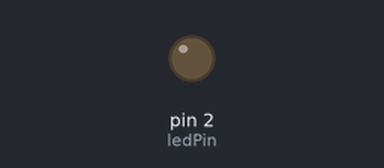
A sketch run on a simulated Arduino Uno, built with avr-gcc and run on an emulated ATmega328P. On the bench: output pins drawn as LEDs (lit = HIGH).

Above: at 2.3 s.
At 16.47 s:
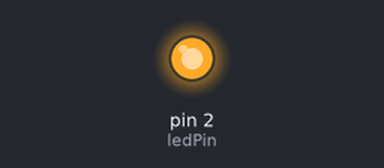
Timing chart, 0 to 17.1 s (numbered marks = the images above):
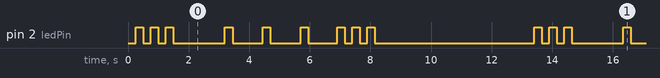

The sketch:

test.ino
```cpp
// 作业3：millis() 实现标准 SOS
const int ledPin = 2;
unsigned long prevMs = 0;

// 时间（毫秒）
const int SHORT = 250;//短亮
const int LONG  = 1000;//长亮
const int GAP   = 250;//闪与闪之间间隔
const int LETTER_GAP = 700;//字母之间间隔
const int END_PAUSE = 5000;//一段过后间隔

int step = 0;

void setup() {
  pinMode(ledPin, OUTPUT);
}

void loop() {
  unsigned long now = millis();
  // 三短闪前S
  if (step >= 0 && step <= 2) {
    if (now - prevMs >= SHORT) {
      digitalWrite(ledPin, HIGH);
      if (now - prevMs >= SHORT + GAP) {
        prevMs = now;
        digitalWrite(ledPin, LOW);
        step++;
      }
    }
  }

  // 字母间隔
  else if (step == 3) {
    if (now - prevMs >= LETTER_GAP) {
      prevMs = now;
      step++;
    }
  }

  // 三长闪：O
  else if (step >= 4 && step <= 6) {
    if (now - prevMs >= LONG) {
      digitalWrite(ledPin, HIGH);
      if (now - prevMs >= LONG + GAP) {
        prevMs = now;
        digitalWrite(ledPin, LOW);
        step++;
      }
    }
  }

  // 字母间隔
  else if (step == 7) {
    if (now - prevMs >= LETTER_GAP) {
      prevMs = now;
      step++;
    }
  }

  // 三短闪：后S
  else if (step >= 8 && step <= 10) {
    if (now - prevMs >= SHORT) {
      digitalWrite(ledPin, HIGH);
      if (now - prevMs >= SHORT + GAP) {
        prevMs = now;
        digitalWrite(ledPin, LOW);
        step++;
      }
    }
  }

  // 结束停顿
  else if (step == 11) {
    digitalWrite(ledPin, LOW);
    if (now - prevMs >= END_PAUSE) {
      prevMs = now;
      step = 0;
    }
  }
}
```

Measured:
- by itself, pin 2 (ledPin): repeats every 13.2 s: 2 × (LOW 0.25 s, HIGH 0.25 s), LOW 1.7 s, 2 × (HIGH 0.25 s, LOW 1.0 s), HIGH 0.25 s, LOW 0.95 s, 2 × (HIGH 0.25 s, LOW 0.25 s), HIGH 0.25 s, LOW 5.3 s, HIGH 0.25 s
- by itself, everything shown: repeats every 13.2 s, in 18 steps
